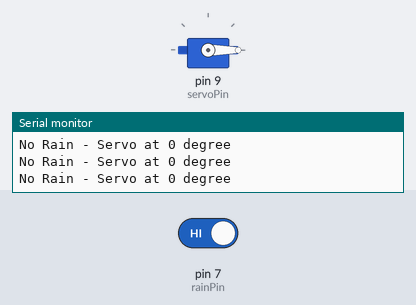
This sketch was run on a simulated Arduino Uno, built with avr-gcc and run on an emulated ATmega328P. Parts: servo, the last lines printed to the serial monitor. The test bench sets the inputs (shaded band); at power-on: pin 7 (rainPin) HIGH.

Above: at 2.8 s.
2.9 s: pin 7 (rainPin) driven LOW
At 4.2 s:
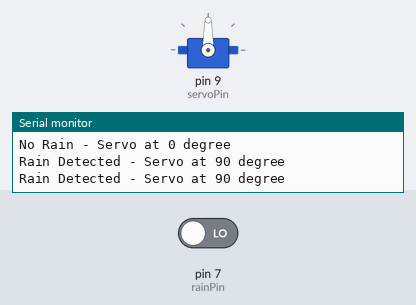
4.5 s: pin 7 (rainPin) driven HIGH
At 5.8 s:
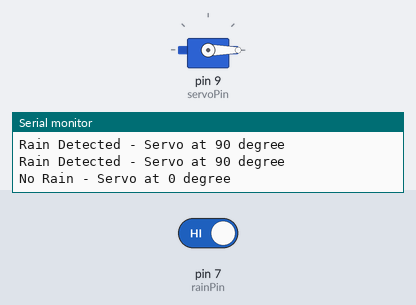
Timing chart, 0 to 7.5 s (numbered marks = the images above; inputs shaded):
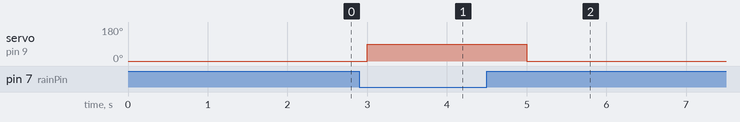

The sketch:

Weathersensingcode.ino
```cpp
#include <Servo.h>

Servo myservo;

// Pin definitions
const int servoPin = 9;   // Servo signal
const int rainPin  = 7;   // Rain sensor digital output

void setup() {
  myservo.attach(servoPin);
  pinMode(rainPin, INPUT);

  myservo.write(0);       // Initial position (no rain)
  Serial.begin(9600);
}

void loop() {
  int rainValue = digitalRead(rainPin);

  if (rainValue == LOW) {
    // Rain detected
    Serial.println("Rain Detected - Servo at 90 degree");
    myservo.write(90);    // Collect clothes
    delay(1000);
  }
  else {
    // No rain
    Serial.println("No Rain - Servo at 0 degree");
    myservo.write(0);     // Normal position
    delay(1000);
  }
}
 
```

Measured:
- after the input at 2.9 s, servo on pin 9 (servoPin): 0° → 90° after 0.10 s
- after the input at 4.5 s, servo on pin 9 (servoPin): 90° → 0° after 0.50 s
